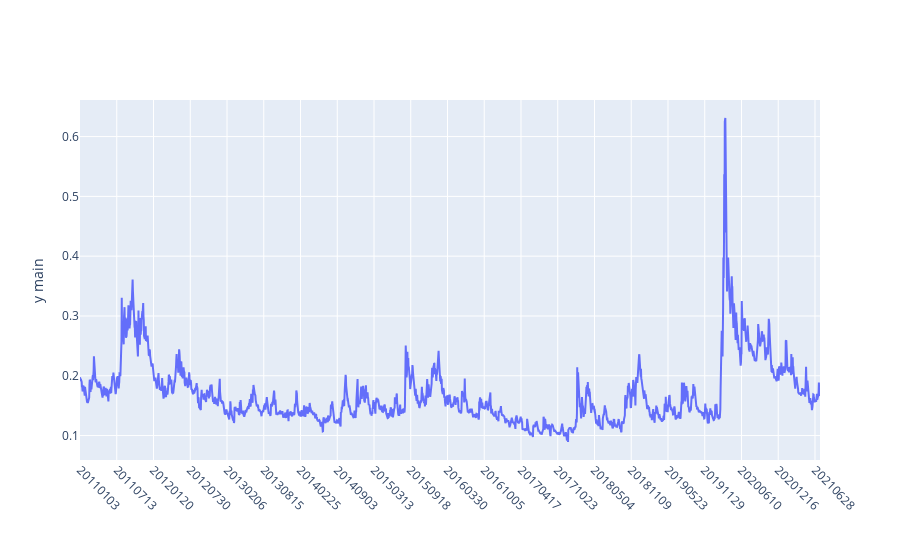

The code cell stored with this chart in its notebook:
### Code cell
pu.plotly_plot(df_ivf2[df_ivf2.moneyness==0][['settle_date','atm_iv']],x_column='settle_date')

### Figure 1 — Plotly figure (JSON) as saved in the notebook; plotly's stock layout.template omitted (floating-point values rounded to 4 significant figures; data arrays with more than 128 entries replaced by an {"elided": "..."} marker saying what was removed)
{"data": [{"name": "atm_iv", "opacity": 1, "type": "scatter", "x": {"elided": "2659 int values"}, "y": {"elided": "2659 float values"}, "yaxis": "y"}], "layout": {"autosize": true, "hovermode": "x", "margin": {"b": 100}, "modebar": {"bgcolor": "grey", "orientation": "v"}, "spikedistance": 1000, "title": {"x": 0.5, "xanchor": "center", "y": 0.9, "yanchor": "top"}, "xaxis": {"showspikes": true, "spikedash": "solid", "spikemode": "toaxis+across", "spikethickness": 1, "tickangle": 45, "ticktext": [20110103, 20110713, 20120120, 20120730, 20130206, 20130815, 20140225, 20140903, 20150313, 20150918, 20160330, 20161005, 20170417, 20171023, 20180504, 20181109, 20190523, 20191129, 20200610, 20201216, 20210628], "tickvals": [20110103, 20110713, 20120120, 20120730, 20130206, 20130815, 20140225, 20140903, 20150313, 20150918, 20160330, 20161005, 20170417, 20171023, 20180504, 20181109, 20190523, 20191129, 20200610, 20201216, 20210628], "type": "category"}, "yaxis": {"showspikes": true, "spikedash": "solid", "spikemode": "toaxis+across", "spikethickness": 1, "title": {"text": "y main"}}, "yaxis2": {"overlaying": "y", "side": "right", "title": {"text": "y alt"}}}}
